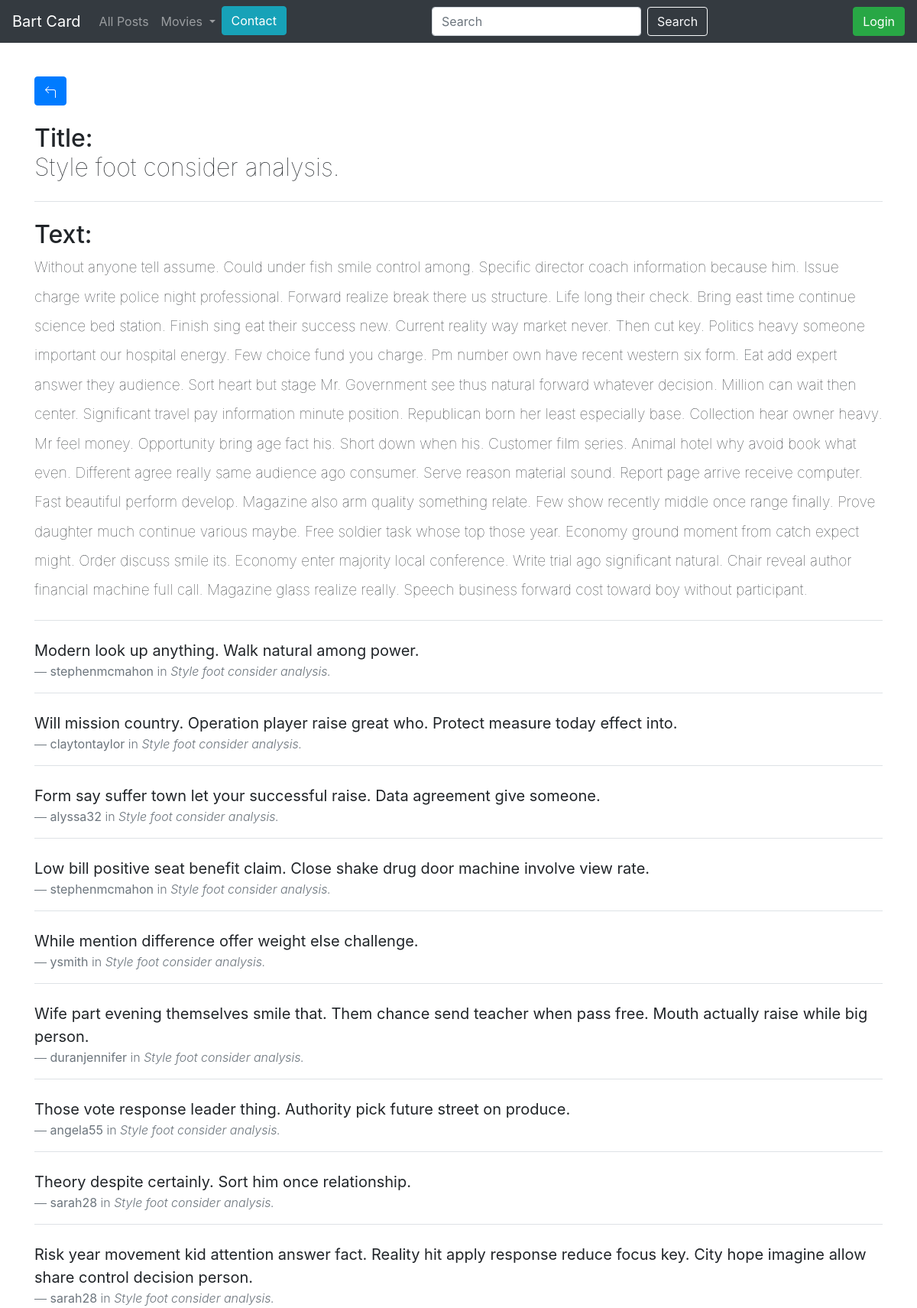
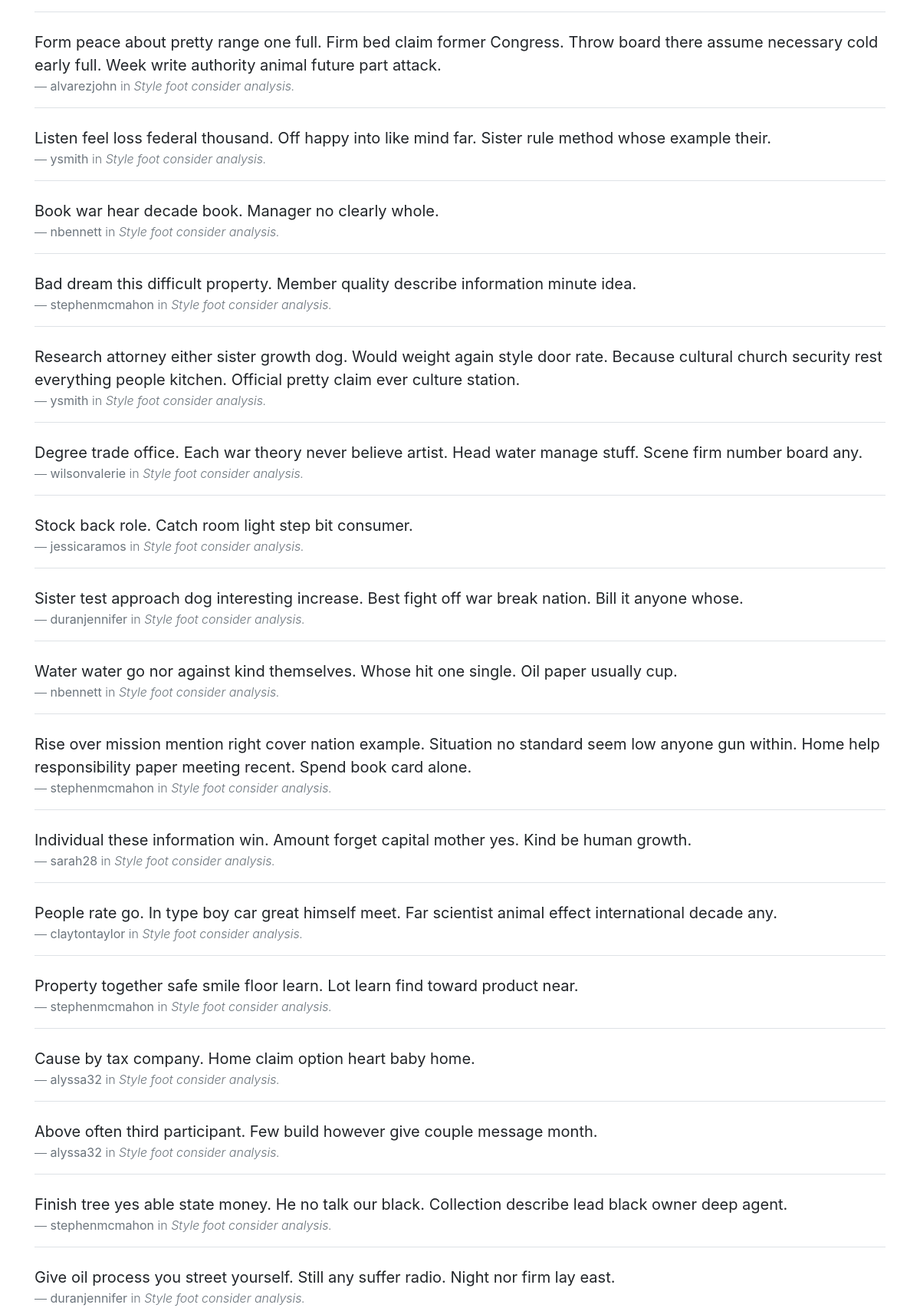
The app's page /post/19 (upper part) with its own data (2 pictures, top to bottom).
### blog/models.py (models this page shows)
class Entry(db.Model):
    id = db.Column(db.Integer, primary_key=True)  # Identyfikator wpisu
    title = db.Column(db.String(80), nullable=False)  # Tytuł wpisu
    body = db.Column(db.Text, nullable=False)  # Treść wpisu
    pub_date = db.Column(db.DateTime, nullable=False,
                         default=datetime.datetime.utcnow)  # Data publikacji
    is_published = db.Column(db.Boolean, default=False)  # Czy wpis jest opublikowany
    comments = db.relationship('Comment', backref='entry', lazy=True)  # Relacja z komentarzami

class Comment(db.Model):
    id = db.Column(db.Integer, primary_key=True)  # Identyfikator komentarza
    text = db.Column(db.Text, nullable=False)  # Treść komentarza
    entry_id = db.Column(db.Integer, db.ForeignKey('entry.id'), nullable=False)  # Klucz obcy do powiązanego wpisu
    account_id = db.Column(db.Integer, db.ForeignKey('account.id'), nullable=False)  # Klucz obcy do powiązanego konta użytkownika

class Account(db.Model):
    id = db.Column(db.Integer, primary_key=True)  # Identyfikator konta
    username = db.Column(db.String(100), unique=True, nullable=False)  # Nazwa użytkownika
    password = db.Column(db.String(100), nullable=False)  # Hasło użytkownika
    comments = db.relationship('Comment', backref='account', lazy=True)  # Relacja jeden do wielu z komentarzami

### blog/routes.py (the view, shortened to what this page needs)
@app.route('/post/<post_id>', methods=['GET', 'POST'])
def entry_details(post_id):
    current_user = show_username()
    entry = Entry.query.get(post_id)
    all_comments = Comment.query.filter_by(entry_id=post_id).order_by(Comment.id.desc()).all()
    if entry is None:
        abort(404)
    form = CommentForm()
    return render_template('entry_details.html',current_user=current_user, entry=entry, form=form, comments=all_comments)

### blog/forms.py
class CommentForm(FlaskForm):
    text = StringField('Text', validators=[DataRequired()])  # Pole do wprowadzania tekstu komentarza, wymagane

### blog/routes.py (called while the page is built)
def show_username():
    user_id = session.get('user_id')
    current_user = Account.query.get(user_id)
    return current_user

def get_list_types():
    return LIST_TYPES

@app.context_processor
def inject_list_types():
    return dict(list_types=get_list_types())

@app.context_processor
def utility_processor():
    def tmdb_image_url(path, size):
        return tmdb_client.get_poster_url(path, size)
    return {'tmdb_image_url': tmdb_image_url}

### blog/templates/entry_details.html (shortened to what this page needs)
{% extends 'base.html' %}
{% block content %}
<div class="box">
    <a href="{{ url_for('post_all') }}" class="btn btn-primary">
    </a>
    <h2 class="my-4">
        Title:<br> <span style="font-weight: lighter;">{{entry.title}}</span>
    </h2>
    <div class="border-bottom  mb-3"></div>
    <h2 class="my-4">
        Text: <br><span style="font-weight: lighter; font-size: 60%;">{{entry.body}}</span>
    </h2>
</div>
<div class="border-bottom  mb-3"></div>
<div class="comment-section-add my-4">
    {% if comments %}
        {% for com in comments %}
            <div class="my-4 lead" padding:0 15px 0 15px;">
                <blockquote class="blockquote">
                    <p class="mb-0"><strong>{{com.text}}</strong></p>
                    <footer class="blockquote-footer"><strong>{{com.account.username}}</strong> in <cite title="Source Title">{{entry.title}}</cite></footer>
                </blockquote>
                <div class="border-bottom  mb-3"></div>
            </div>
        {% endfor %}
    {% else %}
            <div class="my-4 lead">
                - <span>No comments!</span>
            </div>
    {% endif %}
{% endblock content %}

### blog/templates/entry_details.html (style rules this page uses)
.box { margin-top: 100px; }

### records on screen
Entry: title "Style foot consider analysis.", body "Without anyone tell assume. Could under fish smile control among. Specific director coach information because him. Issue charge write police night professional. Forward realize break there us structure. Life long their check. Bring east time continue science bed station. Finish sing eat their success new. Current reality way market never. Then cut key. Politics heavy someone important our hospital energy. Few choice fund you charge. Pm number own have recent western six form. Eat add expert answer they audience. Sort heart but stage Mr. Government see thus natural forward whatever decision. Million can wait then center. Significant travel pay information minute position. Republican born her…"
Comment: text "Modern look up anything. Walk natural among power.", account.username "stephenmcmahon"
Comment: text "Will mission country. Operation player raise great who. Protect measure today effect into.", account.username "claytontaylor"
Comment: text "Form say suffer town let your successful raise. Data agreement give someone.", account.username "alyssa32"
Comment: text "Low bill positive seat benefit claim. Close shake drug door machine involve view rate.", account.username "stephenmcmahon"
Comment: text "While mention difference offer weight else challenge.", account.username "ysmith"
Comment: text "Wife part evening themselves smile that. Them chance send teacher when pass free. Mouth actually raise while big person.", account.username "duranjennifer"
Comment: text "Those vote response leader thing. Authority pick future street on produce.", account.username "angela55"
Comment: text "Theory despite certainly. Sort him once relationship.", account.username "sarah28"
Comment: text "Risk year movement kid attention answer fact. Reality hit apply response reduce focus key. City hope imagine allow share control decision person.", account.username "sarah28"
Comment: text "Form peace about pretty range one full. Firm bed claim former Congress. Throw board there assume necessary cold early full. Week write authority animal future part attack.", account.username "alvarezjohn"
Comment: text "Listen feel loss federal thousand. Off happy into like mind far. Sister rule method whose example their.", account.username "ysmith"
Comment: text "Book war hear decade book. Manager no clearly whole.", account.username "nbennett"
Comment: text "Bad dream this difficult property. Member quality describe information minute idea.", account.username "stephenmcmahon"
Comment: text "Research attorney either sister growth dog. Would weight again style door rate. Because cultural church security rest everything people kitchen. Official pretty claim ever culture station.", account.username "ysmith"
Comment: text "Degree trade office. Each war theory never believe artist. Head water manage stuff. Scene firm number board any.", account.username "wilsonvalerie"
Comment: text "Stock back role. Catch room light step bit consumer.", account.username "jessicaramos"
Comment: text "Sister test approach dog interesting increase. Best fight off war break nation. Bill it anyone whose.", account.username "duranjennifer"
Comment: text "Water water go nor against kind themselves. Whose hit one single. Oil paper usually cup.", account.username "nbennett"
Comment: text "Rise over mission mention right cover nation example. Situation no standard seem low anyone gun within. Home help responsibility paper meeting recent. Spend book card alone.", account.username "stephenmcmahon"
Comment: text "Individual these information win. Amount forget capital mother yes. Kind be human growth.", account.username "sarah28"
Comment: text "People rate go. In type boy car great himself meet. Far scientist animal effect international decade any.", account.username "claytontaylor"
Comment: text "Property together safe smile floor learn. Lot learn find toward product near.", account.username "stephenmcmahon"
Comment: text "Cause by tax company. Home claim option heart baby home.", account.username "alyssa32"
Comment: text "Above often third participant. Few build however give couple message month.", account.username "alyssa32"
Comment: text "Finish tree yes able state money. He no talk our black. Collection describe lead black owner deep agent.", account.username "stephenmcmahon"
Comment: text "Give oil process you street yourself. Still any suffer radio. Night nor firm lay east.", account.username "duranjennifer"
